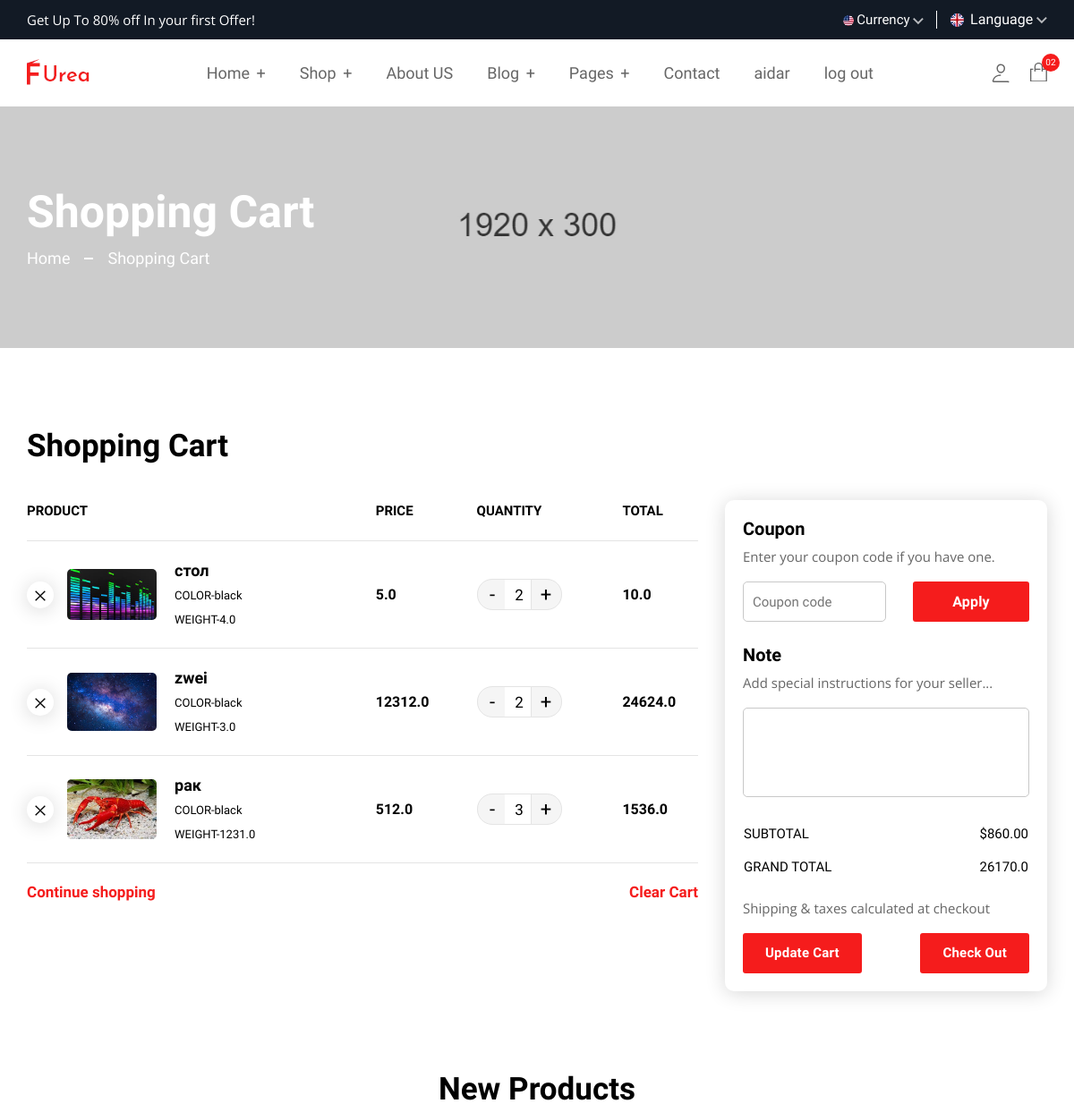
/cart/ (signed in, upper part), run on an earlier commit of the app's database.
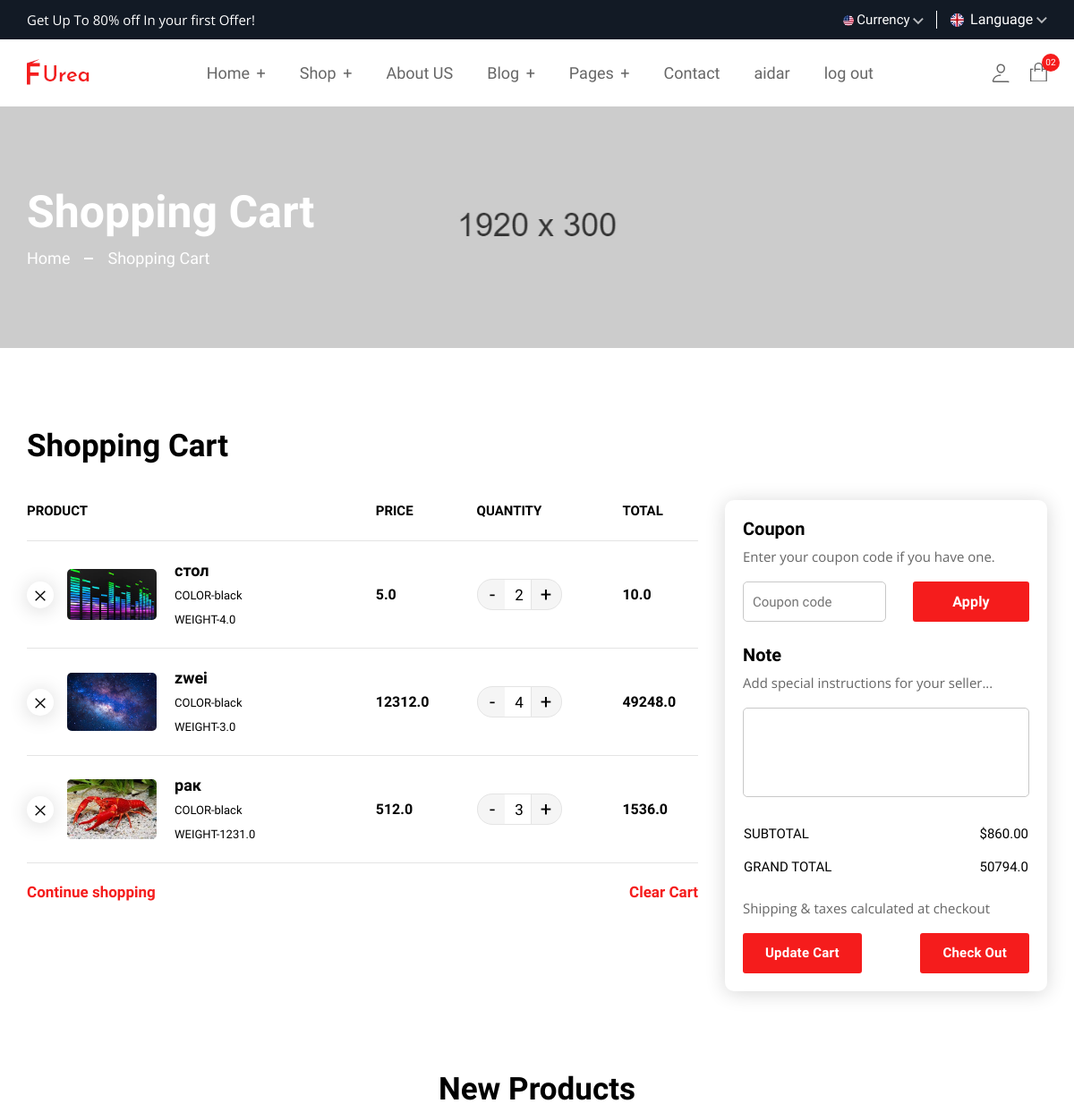
And on a later commit of the database.
### app/models.py (models this page shows, shortened)
class Cart(Model):
    author = models.ForeignKey(settings.AUTH_USER_MODEL,on_delete=models.CASCADE)
    productObject = models.ForeignKey(Products,on_delete=models.CASCADE)
    quantity = models.IntegerField(default=0)
    def TotalPrice(self):
        return self.quantity * self.productObject.price

class Products(Model):
    name =  CharField(max_length=250)
    description =  CharField(max_length=250)
    image =  ImageField()
    price =  FloatField()
    color =  CharField(max_length=250)
    weight =  FloatField()
    barcode =  CharField(max_length=250)
    categoryObject =  ForeignKey(Category, on_delete= CASCADE)
    brandObject =  ForeignKey(Brands, on_delete= CASCADE)
    created_at = DateTimeField(default=timezone.now,null=True)

### app/views.py (the view)
# urls.py: path('cart/',cart, name='shoppingCart'),
def cart(request):
    user = request.user
    if not(request.user.is_authenticated):
        return HttpResponseBadRequest('Пользователь не авторизован')
    rows = Cart.objects.filter(author = user)
    totalPrice = 0
    for i in rows:
        totalPrice = totalPrice + i.quantity * i.productObject.price
    newProducts = Products.objects.all().order_by("-created_at")[:6]
    context = {
        'rows':rows,
        'totalPrice':totalPrice,
        'newProducts':newProducts
    }
    return render(request,'cart.html',context)

### app/templates/cart.html (shortened to what the changed rows need)
{% extends 'base.html' %}
{% load static %}
{% block content%}
    <main class="main__content_wrapper">
        <section class="breadcrumb__section breadcrumb__bg">
            <div class="container-fluid">
                <div class="row row-cols-1">
                    <div class="col">
                        <div class="breadcrumb__content">
                            <h1 class="breadcrumb__content--title text-white mb-10">Shopping Cart</h1>
                        </div>
                    </div>
                </div>
            </div>
        </section>
        <section class="cart__section section--padding">
            <div class="container-fluid">
                <div class="cart__section--inner">
                    <form action="#">
                        <h2 class="cart__title mb-40">Shopping Cart</h2>
                        <div class="row">
                            <div class="col-lg-8">
                                <div class="cart__table">
                                    <table class="cart__table--inner">
                                        <thead class="cart__table--header">
                                            <tr class="cart__table--header__items">
                                                <th class="cart__table--header__list">Product</th>
                                                <th class="cart__table--header__list">Price</th>
                                                <th class="cart__table--header__list">Quantity</th>
                                                <th class="cart__table--header__list">Total</th>
                                            </tr>
                                        </thead>
                                        <tbody class="cart__table--body">
                                          {% for i in rows %}
                                            <tr id="price_{{i.id}}" class="cart__table--body__items">
                                                <td class="cart__table--body__list">
                                                    <div class="cart__product d-flex align-items-center">
                                                        <button onclick="deleteShoppingCart(`{% url 'deleteShoppingCart' i.id %}`,'{{i.id}}')" class="cart__remove--btn" aria-label="search button" type="button">
                                                                </button>
                                                        <div class="cart__thumbnail">
                                                            <a href="product-details.html">
                                                                <img class="border-radius-5" src="{{i.productObject.image.url}}" alt="cart-product"></a>
                                                        </div>
                                                        <div class="cart__content">
                                                            <h4 class="cart__content--title"><a href="product-details.html">{{i.productObject.name}}</a></h4>
                                                            <span class="cart__content--variant">COLOR-{{i.productObject.color}}</span>
                                                            <span class="cart__content--variant">WEIGHT-{{i.productObject.weight}}</span>
                                                        </div>
                                                    </div>
                                                </td>
                                                <td class="cart__table--body__list">
                                                    <span class="cart__price">{{i.productObject.price}}</span>
                                                </td>
                                                <td class="cart__table--body__list">
                                                    <div class="quantity__box">
                                                        <button onclick="quantityChangeClick('minus','{{i.id}}', `{% url 'setCart' i.productObject.id %}`)"  type="button" class="quantity__value quickview__value--quantity decrease" aria-label="quantity value" value="Decrease Value">-</button>
                                                        <label>
                                                            <input id="quantity" type="number" class="quantity__number quickview__value--number" value="{{i.quantity}}"/>
                                                        </label>
                                                        <button onclick="quantityChangeClick('plus','{{i.id}}', `{% url 'setCart' i.productObject.id %}`)" type="button" class="quantity__value quickview__value--quantity increase" aria-label="quantity value" value="Increase Value">+</button>
                                                    </div>
                                                </td>
                                                <td class="cart__table--body__list">
                                                    <span id="row_total_price_{{i.id}}" class="cart__price end">{{i.TotalPrice}}</span>
                                                </td>
                                            </tr>
                                            {% endfor %}
                                        </tbody>
                                    </table>
                                </div>
                            </div>
                            <div class="col-lg-4">
                                <div class="cart__summary border-radius-10">
                                    <div class="cart__summary--total mb-20">
                                        <table class="cart__summary--total__table">
                                            <tbody>
                                                <tr class="cart__summary--total__list">
                                                    <td class="cart__summary--total__title text-left">GRAND TOTAL</td>
                                                    <td class="cart__summary--amount text-right">{{totalPrice}}</td>
                                                </tr>
                                            </tbody>
                                        </table>
                                    </div>
                                </div>
                            </div>
                        </div>
                    </form>
                </div>
            </div>
        </section>
        <section class="product__section section--padding pt-0">
            <div class="container-fluid">
                <div class="section__heading text-center mb-40">
                    <h2 class="section__heading--maintitle">New Products</h2>
                </div>
            </div>
        </section>
    </main>
{% endblock %}

What changed in the data, as far as the page shows it:
changed Cart "zwei": quantity "2" → "4"; TotalPrice "24624.0" → "49248.0"
Also different on the page:
{{ totalPrice }}: "26170.0" → "50794.0"
